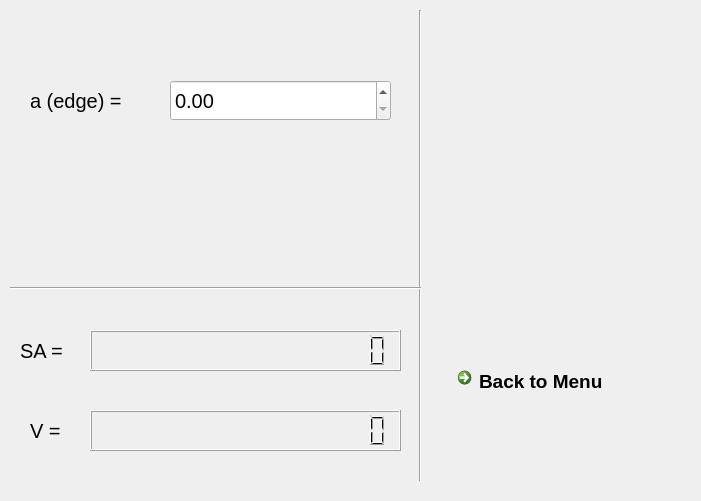
  <widget class="QWidget" name="TetrahedronClass" native="true">
   <property name="geometry">
    <rect>
     <x>0</x>
     <y>0</y>
     <width>701</width>
     <height>501</height>
    </rect>
   </property>
   <property name="autoFillBackground">
    <bool>true</bool>
   </property>
   <widget class="QLabel" name="label_27">
    <property name="geometry">
     <rect>
      <x>470</x>
      <y>120</y>
      <width>171</width>
      <height>171</height>
     </rect>
    </property>
    <property name="font">
     <font>
      <family>MS Shell Dlg 2</family>
     </font>
    </property>
    <property name="text">
     <string/>
    </property>
    <property name="pixmap">
     <pixmap>tetrahedron.png</pixmap>
    </property>
    <property name="scaledContents">
     <bool>true</bool>
    </property>
   </widget>
   <widget class="QLabel" name="label_28">
    <property name="geometry">
     <rect>
      <x>30</x>
      <y>80</y>
      <width>131</width>
      <height>41</height>
     </rect>
    </property>
    <property name="font">
     <font>
      <pointsize>15</pointsize>
     </font>
    </property>
    <property name="text">
     <string>a (edge) = </string>
    </property>
   </widget>
   <widget class="Line" name="line_10">
    <property name="geometry">
     <rect>
      <x>410</x>
      <y>10</y>
      <width>20</width>
      <height>471</height>
     </rect>
    </property>
    <property name="orientation">
     <enum>Qt::Vertical</enum>
    </property>
   </widget>
   <widget class="QLabel" name="label_29">
    <property name="geometry">
     <rect>
      <x>20</x>
      <y>330</y>
      <width>81</width>
      <height>41</height>
     </rect>
    </property>
    <property name="font">
     <font>
      <pointsize>15</pointsize>
     </font>
    </property>
    <property name="text">
     <string>SA =</string>
    </property>
   </widget>
   <widget class="QLCDNumber" name="teArea">
    <property name="geometry">
     <rect>
      <x>90</x>
      <y>330</y>
      <width>311</width>
      <height>41</height>
     </rect>
    </property>
    <property name="font">
     <font>
      <family>MS UI Gothic</family>
      <pointsize>10</pointsize>
     </font>
    </property>
    <property name="smallDecimalPoint">
     <bool>true</bool>
    </property>
    <property name="digitCount">
     <number>15</number>
    </property>
    <property name="mode">
     <enum>QLCDNumber::Dec</enum>
    </property>
    <property name="segmentStyle">
     <enum>QLCDNumber::Filled</enum>
    </property>
    <property name="intValue" stdset="0">
     <number>0</number>
    </property>
   </widget>
   <widget class="QDoubleSpinBox" name="teEdge">
    <property name="geometry">
     <rect>
      <x>170</x>
      <y>80</y>
      <width>221</width>
      <height>41</height>
     </rect>
    </property>
    <property name="font">
     <font>
      <pointsize>15</pointsize>
     </font>
    </property>
    <property name="maximum">
     <double>99999999999999.000000000000000</double>
    </property>
    <property name="singleStep">
     <double>0.010000000000000</double>
    </property>
   </widget>
   <widget class="QLabel" name="label_30">
    <property name="geometry">
     <rect>
      <x>30</x>
      <y>410</y>
      <width>51</width>
      <height>41</height>
     </rect>
    </property>
    <property name="font">
     <font>
      <pointsize>15</pointsize>
     </font>
    </property>
    <property name="text">
     <string>V =</string>
    </property>
   </widget>
   <widget class="QLCDNumber" name="teVolume">
    <property name="geometry">
     <rect>
      <x>90</x>
      <y>410</y>
      <width>311</width>
      <height>41</height>
     </rect>
    </property>
    <property name="font">
     <font>
      <pointsize>10</pointsize>
     </font>
    </property>
    <property name="smallDecimalPoint">
     <bool>true</bool>
    </property>
    <property name="digitCount">
     <number>15</number>
    </property>
    <property name="mode">
     <enum>QLCDNumber::Dec</enum>
    </property>
    <property name="value" stdset="0">
     <double>0.000000000000000</double>
    </property>
    <property name="intValue" stdset="0">
     <number>0</number>
    </property>
   </widget>
   <widget class="Line" name="line_11">
    <property name="geometry">
     <rect>
      <x>10</x>
      <y>280</y>
      <width>411</width>
      <height>16</height>
     </rect>
    </property>
    <property name="orientation">
     <enum>Qt::Horizontal</enum>
    </property>
   </widget>
   <widget class="QCommandLinkButton" name="teBack">
    <property name="geometry">
     <rect>
      <x>450</x>
      <y>360</y>
      <width>222</width>
      <height>48</height>
     </rect>
    </property>
    <property name="font">
     <font>
      <family>Segoe UI</family>
      <pointsize>14</pointsize>
     </font>
    </property>
    <property name="text">
     <string>Back to Menu</string>
    </property>
   </widget>
  </widget>
